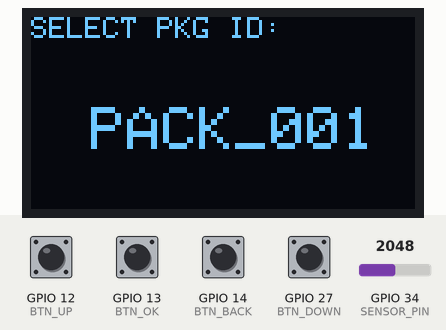
Recording of a sketch running on a simulated ESP32. On the bench: 128×64 one-colour display. Inputs (shaded band) come from the test bench; at power-on: GPIO 12 (BTN_UP), GPIO 13 (BTN_OK), GPIO 14 (BTN_BACK), GPIO 27 (BTN_DOWN) HIGH, GPIO 34 (SENSOR_PIN) = 2048. WiFi joins after 1.5 s; servers stay silent unless stated; uploads are accepted with an empty reply.

Above: at 3.8 s.
3.9 s: GPIO 13 (BTN_OK) pulled LOW for 1 s
At 5.8 s:
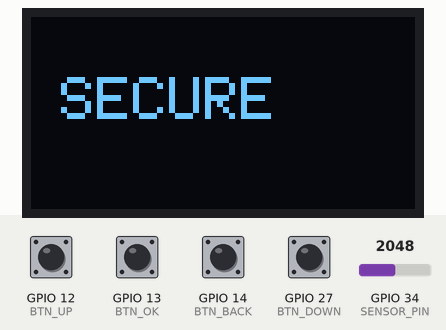
6.4 s: GPIO 14 (BTN_BACK) pulled LOW for 1 s
At 7.3 s:
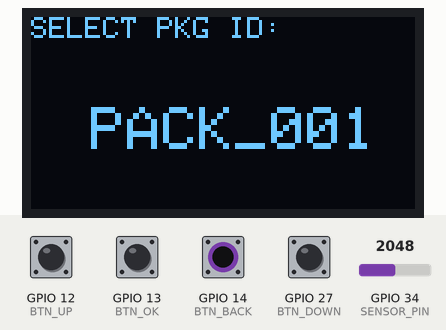
8.9 s: GPIO 12 (BTN_UP) pulled LOW for 1 s
At 10.3 s:
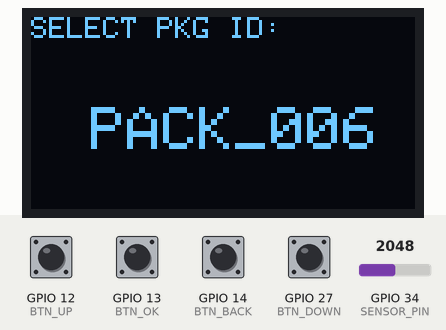
11.4 s: GPIO 12 (BTN_UP) pulled LOW for 0.15 s
At 12.6 s:
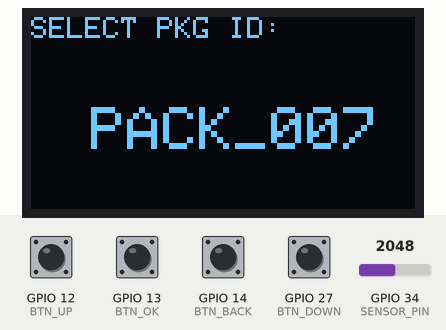
13.0 s: GPIO 13 (BTN_OK) pulled LOW for 0.15 s
At 14.3 s:
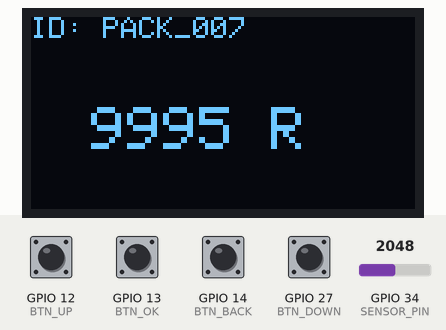
14.8 s: GPIO 34 (SENSOR_PIN) set to 2866
At 15.4 s:
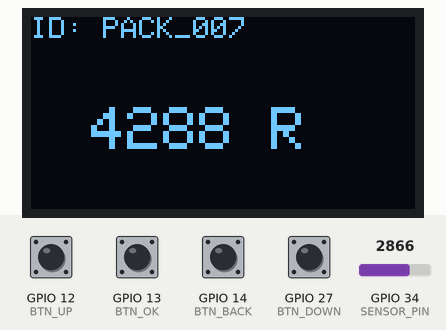
Timing chart, 0 to 17.3 s (numbered marks = the images above; inputs shaded):
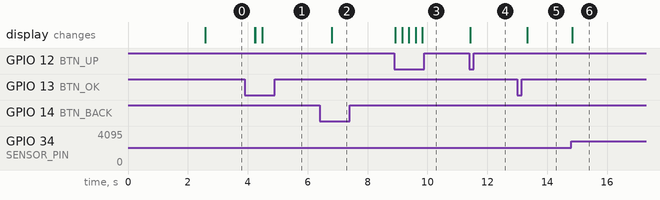

The sketch:

Scanner.ino
```cpp
#include <Wire.h>
#include <Adafruit_GFX.h>
#include <Adafruit_SH110X.h>
#include <WiFi.h>
#include <HTTPClient.h>

// --- DISPLAY ---
Adafruit_SH1106G display = Adafruit_SH1106G(128, 64, &Wire, -1);

// --- PINS ---
#define SENSOR_PIN 34
#define BTN_UP 12
#define BTN_DOWN 27
#define BTN_OK 13
#define BTN_BACK 14

// --- PHYSICS & CALIBRATION ---
float ref_resistor = 10000.0; // 10k Ohm Reference
const char* ssid = "Trusttag";
const char* password = "Safelogistics";

// --- CLOUD CONFIGURATION ---
const char* cloudURL = "https://ingest-telemetry-697288371886.asia-south1.run.app";

// --- STATE VARIABLES ---
int currentPackID = 1;
int state = 0; // 0=Select, 1=Scan, 2=Result
bool wifiConnected = false;

void setup() {
  Serial.begin(115200);

  pinMode(BTN_UP, INPUT_PULLUP);
  pinMode(BTN_DOWN, INPUT_PULLUP);
  pinMode(BTN_OK, INPUT_PULLUP);
  pinMode(BTN_BACK, INPUT_PULLUP);
  pinMode(SENSOR_PIN, INPUT);

  if(!display.begin(0x3C, true)) {
    Serial.println("Display failed"); for(;;);
  }

  display.clearDisplay();
  display.setTextSize(2);
  display.setTextColor(SH110X_WHITE);
  display.setCursor(10, 15);
  display.println("Trust Tag");
  display.setTextSize(1);
  display.setCursor(20, 40);
  display.println("READY TO SCAN");
  display.display();
  delay(1000);

  connectWiFi();
  showSelect();
}

void loop() {
  // STATE 0: SELECT ID
  if (state == 0) {
    if (digitalRead(BTN_UP) == LOW) {
      currentPackID++; if(currentPackID > 20) currentPackID=1;
      showSelect(); delay(200);
    }
    if (digitalRead(BTN_DOWN) == LOW) {
      currentPackID--; if(currentPackID < 1) currentPackID=20;
      showSelect(); delay(200);
    }
    if (digitalRead(BTN_OK) == LOW) {
      state = 1; delay(300);
    }
  }

  // STATE 1: SCANNING
  else if (state == 1) {
    float res = getResistance();
    showScan(res);

    if (digitalRead(BTN_OK) == LOW) {
      upload(res);
      state = 2;
      delay(300);
    }
    if (digitalRead(BTN_BACK) == LOW) {
      state = 0; showSelect(); delay(300);
    }
  }

  // STATE 2: RESULT VIEW
  else if (state == 2) {
    if (digitalRead(BTN_OK) == LOW || digitalRead(BTN_BACK) == LOW) {
      state = 0; showSelect(); delay(300);
    }
  }
}

// --- CORE LOGIC ---

float getResistance() {
  long total = 0;
  for(int i=0; i<50; i++) total += analogRead(SENSOR_PIN);
  float v = (total/50.0) * (3.3 / 4095.0);

  // Resistance Calculation (Voltage Divider)
  if (v < 0.1) return 99999.0; // Open Circuit
  return ref_resistor * (3.3 - v) / v;
}

void upload(float res) {
  display.clearDisplay();
  display.setCursor(30, 25);
  display.print("SYNCING...");
  display.display();

  if (WiFi.status() == WL_CONNECTED) {
    HTTPClient http;
    http.begin(cloudURL);
    http.addHeader("Content-Type", "application/json");

    // Construct the payload
    String payload = "{\"id\":\"PACK_" + String(currentPackID < 10 ? "00" : (currentPackID < 100 ? "0" : "")) + String(currentPackID) + "\", \"res\":" + String((int)res) + "}";

    int code = http.POST(payload);
    String resp = http.getString();
    http.end();

    display.clearDisplay();
    display.setCursor(10, 20);
    display.setTextSize(2);

    if (code == 200) {
       // Check status keywords returned by Section 1
       if(resp.indexOf("REGISTERED") >= 0) {
          display.print("REGISTERED");
       } else if(resp.indexOf("TAMPERED") >= 0) {
          display.setCursor(10, 20);
          display.print("TAMPERED!"); // Critical Alert
       } else {
          display.print("SECURE");
       }
    } else {
       display.setTextSize(1);
       display.printf("ERR CODE: %d", code);
    }
  } else {
    display.print("OFFLINE");
  }
  display.display();
  delay(2000);
}

void connectWiFi() {
  WiFi.begin(ssid, password);
  int retry = 0;
  while(WiFi.status() != WL_CONNECTED && retry < 20) {
    delay(500);
    retry++;
  }
  showSelect();
}

void showSelect() {
  display.clearDisplay();
  display.setTextSize(1);
  display.setCursor(0,0);
  display.print("SELECT PKG ID:");
  display.setTextSize(2);
  display.setCursor(20, 30);
  display.printf("PACK_%03d", currentPackID);
  display.display();
}

void showScan(float r) {
  display.clearDisplay();
  display.setTextSize(1);
  display.setCursor(0,0);
  display.printf("ID: PACK_%03d", currentPackID);
  display.setTextSize(2);
  display.setCursor(20, 30);
  if(r > 60000) display.print("OPEN");
  else display.printf("%.0f R", r);
  display.display();
}
```

Measured:
- after the input at 3.9 s, the display: first changes after 0.33 s (image 1 shows a later state)
- after the input at 6.4 s, the display: changes after 0.41 s (image 2)
- after the input at 8.9 s, the display: first changes at once (image 3 shows a later state)
- after the input at 11.4 s, the display: changes at once (image 4)
- after the input at 13.0 s, the display: changes after 0.33 s (image 5)
- after the input at 14.8 s, the display: changes at once (image 6)
